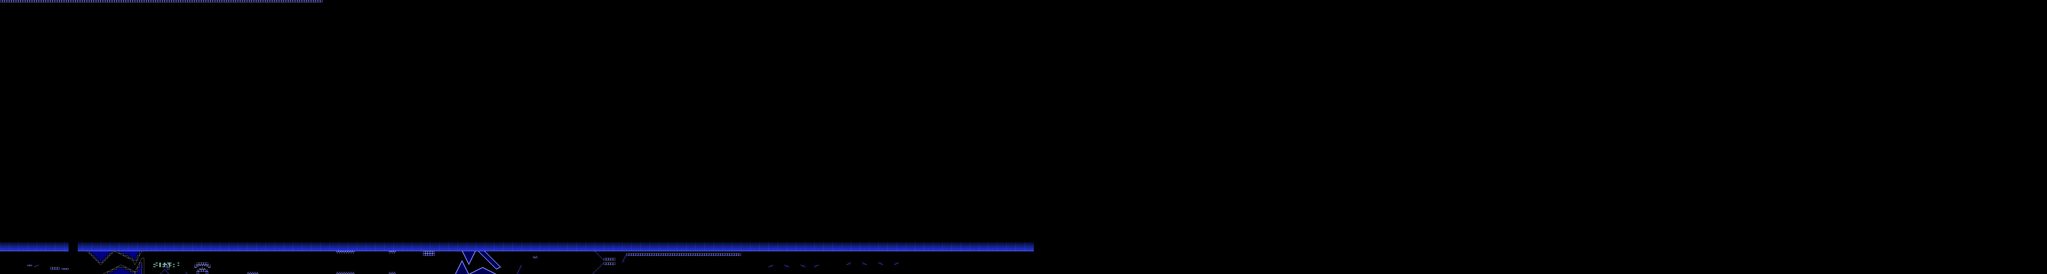

Below is a game level as drawn by its tile map, then a one-line description and the .tmx that defines it (tile-layer data replaced by summaries):
An orthogonal 895x120 tile map with 16x16 px tiles, 2 tile layers (l2, l1), 2 tilesets and 209 objects.

<map version="1.10" tiledversion="1.11.0" orientation="orthogonal" renderorder="right-down" width="895" height="120" tilewidth="16" tileheight="16" infinite="0" nextlayerid="8" nextobjectid="910">
 <editorsettings>
  <export target="test2.json" format="json" />
 </editorsettings>
 <properties>
  <property name="BG" type="color" value="#ff283eff" />
  <property name="Background Type" type="int" value="2" />
  <property name="Difficulty" value="EASY" />
  <property name="GROUND" type="color" value="#ff0013c8" />
  <property name="Gamemode" type="int" value="0" />
  <property name="Ground Type" type="int" value="1" />
  <property name="Level name" value="TEST 2" />
  <property name="Song" value="STEREOMA" />
  <property name="Speed" type="int" value="1" />
 </properties>
 <tileset firstgid="1" source="famidash.tsx" />
 <tileset firstgid="16385" source="sprites.tsx" />
 <layer id="4" name="l2" width="895" height="120">
  <data>[107400 cells, 107400 non-empty, 18 distinct tile ids]</data>
 </layer>
 <layer id="1" name="l1" width="895" height="120">
  <data>[107400 cells, 107400 non-empty, 106 distinct tile ids]</data>
 </layer>
 <objectgroup id="7" name="SP">
  <object id="578" gid="16387" x="1248" y="1904" width="16" height="16" />
  <object id="579" gid="16439" x="1248" y="1904" width="16" height="16" />
  <object id="580" gid="16413" x="1248" y="1904" width="16" height="16" />
  <object id="581" gid="16386" x="1344" y="1904" width="16" height="16" />
  <object id="582" gid="16395" x="1344" y="1920" width="16" height="16" />
  <object id="583" gid="16438" x="1504" y="1904" width="16" height="16" />
  <object id="584" gid="16457" x="1584" y="1904" width="16" height="16" />
  <object id="585" gid="16395" x="1712" y="1920" width="16" height="16" />
  <object id="586" gid="16411" x="1744" y="1888" width="16" height="16" />
  <object id="587" gid="16413" x="1744" y="1792" width="16" height="16" />
  <object id="589" gid="16442" x="1760" y="1792" width="16" height="16" />
  <object id="590" gid="16458" x="3088" y="1904" width="16" height="16" />
  </objectgroup>
</map>
<!-- 197 of 209 objects omitted -->
